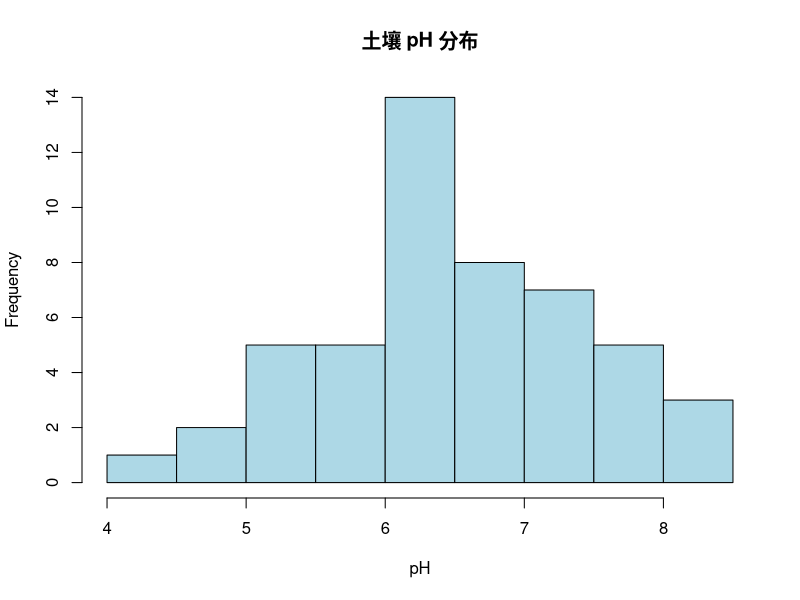
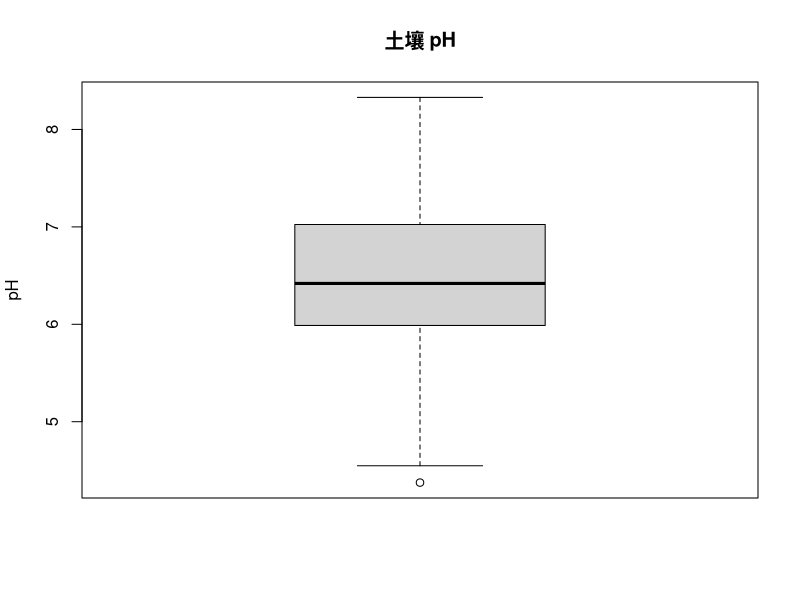
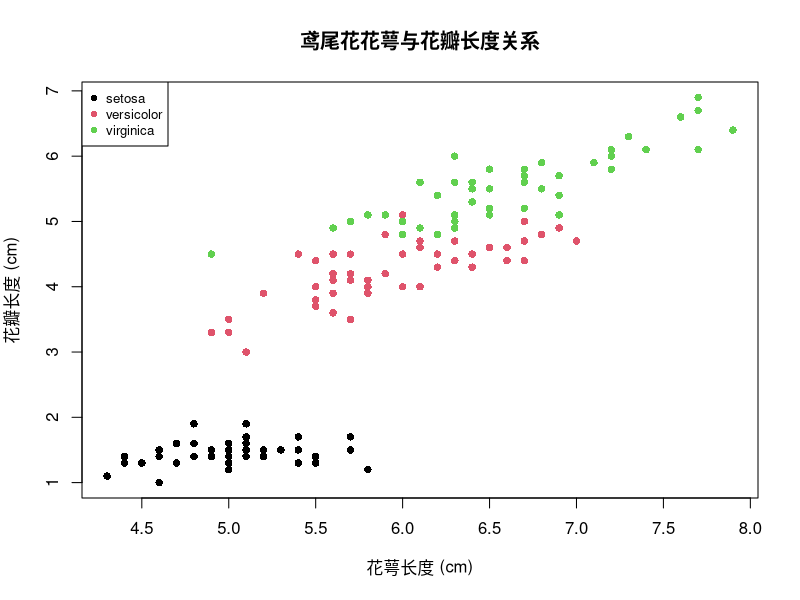

Write R code to recreate these figures, in order. (Note: this script raises an error after producing the figures.)
## ---- chunk 1
# 创建数值型对象
x <- 3.14        # 小数，默认是 numeric
y <- 42L         # 整数，使用 L 后缀
z <- c(5.2, 6.1, 7.3, 5.8)  # 数值向量

# 查看对象类型
class(x)
class(y)
class(z)

# 对数值型执行常见运算
mean(z)          # 计算平均值
sd(z)            # 计算标准差
round(z, 1)      # 保留 1 位小数
## ---- chunk 2
# 创建字符型对象
name <- "广西大学"
species <- '马尾松'     # 单引号和双引号都可以
plot_id <- c("P01", "P02", "P03")

# 查看类型和字符长度
class(name)
class(species)
nchar(name)            # 统计字符数

# 字符串拼接与输出
message_text <- paste("优势树种为", species)
message_text
## ---- chunk 3
is_tree <- TRUE
is_herb <- FALSE
3 > 2              # 比较运算返回逻辑值
## ---- chunk 4
# 数值向量
heights <- c(12.5, 8.3, 15.7, 10.2, 9.8)

# 字符向量
species <- c("马尾松", "杉木", "桉树", "樟树", "楠木")

# 逻辑向量
is_native <- c(TRUE, TRUE, FALSE, TRUE, TRUE)
## ---- chunk 5
# 类型强制转换（coercion）
mixed <- c(1, 2, "three")  # 数值被强制转换为字符
class(mixed)
mixed

# 类型优先级：logical < integer < numeric < character
c(TRUE, 1, 2.5, "text")  # 全部转为字符型

# 命名向量（named vector）
soil_ph <- c(plot1 = 6.5, plot2 = 5.8, plot3 = 7.2)
soil_ph
names(soil_ph)  # 提取名称
soil_ph["plot1"]  # 用名称索引
## ---- chunk 6
# 序列生成
1:10                       # 生成 1 到 10 的整数序列
seq(1, 10, by = 2)         # 指定步长为 2
seq(0, 1, length.out = 5)  # 指定输出长度为 5

# 重复生成
rep(1:3, times = 3)        # 整个向量重复 3 次
rep(1:3, each = 3)         # 每个元素分别重复 3 次
rep(c("A", "B"), times = c(2, 3))  # 不同元素重复不同次数

# 随机数生成
set.seed(123)              # 固定随机种子，保证结果可重复
runif(5, min = 0, max = 10)   # 生成 5 个 0~10 的均匀分布随机数
rnorm(5, mean = 10, sd = 2)   # 生成 5 个正态分布随机数
rpois(5, lambda = 3)          # 生成 5 个泊松分布计数值
## ---- chunk 7
# 模拟 30 个样地的土壤 pH 值
set.seed(2024)
soil_ph <- rnorm(30, mean = 6.2, sd = 0.8)

# 基本统计
cat("平均 pH:", round(mean(soil_ph), 2), "\n")
cat("标准差:", round(sd(soil_ph), 2), "\n")
cat("变异系数:", round(sd(soil_ph) / mean(soil_ph) * 100, 2), "%\n")

# 分类统计
acidic <- sum(soil_ph < 6.5)                    # 酸性土壤数量
neutral <- sum(soil_ph >= 6.5 & soil_ph <= 7.5) # 中性土壤数量
alkaline <- sum(soil_ph > 7.5)                  # 碱性土壤数量

cat("\n土壤类型分布：\n")
cat("酸性:", acidic, "个样地\n")
cat("中性:", neutral, "个样地\n")
cat("碱性:", alkaline, "个样地\n")

# 异常值检测：超出均值 ± 2 倍标准差
outliers <- soil_ph[abs(soil_ph - mean(soil_ph)) > 2 * sd(soil_ph)]
if (length(outliers) > 0) {
  cat("\n检测到异常值:", round(outliers, 2), "\n")
} else {
  cat("\n未检测到异常值\n")
}
## ---- chunk 8
heights <- c(12.5, 8.3, 15.7, 10.2, 9.8)

# 基本运算
heights * 100          # 每个元素乘以 100（cm 转换）
heights + 1            # 每个元素加 1

# 统计函数
mean(heights)          # 平均值
sd(heights)            # 标准差
max(heights)           # 最大值
min(heights)           # 最小值
length(heights)        # 长度
## ---- chunk 9
heights <- c(12.5, 8.3, 15.7, 10.2, 9.8)

heights[1]             # 第 1 个元素（R 从 1 开始计数！）
heights[c(1, 3)]       # 第 1 和第 3 个
heights[heights > 10]  # 筛选大于 10 的元素
## ---- chunk 10
# 创建因子
habitat <- factor(c("森林", "草地", "湿地", "森林", "草地", "森林"))
habitat

# 查看水平
levels(habitat)

# 频次统计
table(habitat)
## ---- chunk 11
# 创建有序因子
soil_depth <- factor(
  c("0-10cm", "10-20cm", "20-30cm", "0-10cm", "10-20cm"),
  levels = c("0-10cm", "10-20cm", "20-30cm"),
  ordered = TRUE
)
soil_depth

# 有序因子支持比较运算
soil_depth[1] < soil_depth[3]  # TRUE：0-10cm < 20-30cm
## ---- chunk 12
# 创建数据框
tree_data <- data.frame(
  species = c("马尾松", "杉木", "桉树", "樟树", "楠木"),
  height = c(12.5, 8.3, 15.7, 10.2, 9.8),
  dbh = c(25.3, 15.8, 32.1, 20.5, 18.7),    # 胸径 (cm)
  native = c(TRUE, TRUE, FALSE, TRUE, TRUE)
)

# 查看数据
tree_data
str(tree_data)     # 查看结构
summary(tree_data) # 描述性统计
## ---- chunk 13
# 数据框的本质
class(tree_data)  # "data.frame"
typeof(tree_data)  # "list"
is.list(tree_data)  # TRUE

# 数据框的属性
names(tree_data)    # 列名
rownames(tree_data) # 行名
dim(tree_data)      # 维度（行数，列数）
nrow(tree_data)     # 行数
ncol(tree_data)     # 列数

# 数据框与矩阵的区别
# 数据框：列可以是不同类型
# 矩阵：所有元素必须是同一类型
## ---- chunk 14
# 方式1：从向量创建（最基础的方法）
species <- c("马尾松", "杉木", "桉树")
height <- c(12.5, 8.3, 15.7)
df1 <- data.frame(species, height)
df1

# 方式2：直接在 data.frame() 中定义列
df2 <- data.frame(
  plot_id = 1:5,
  soil_ph = c(6.5, 5.8, 7.2, 6.1, 5.5),
  organic_matter = c(3.2, 2.8, 4.1, 3.5, 2.9)
)
df2

# 方式3：从矩阵转换
mat <- matrix(1:12, nrow = 4, ncol = 3)
df3 <- as.data.frame(mat)
colnames(df3) <- c("N", "P", "K")
rownames(df3) <- paste0("样地", 1:4)
df3

# 方式4：使用 tibble（tidyverse 推荐）
library(tibble)
df4 <- tibble(
  species = c("马尾松", "杉木", "桉树"),
  height = c(12.5, 8.3, 15.7)
)
df4  # tibble 打印更友好，自动显示数据类型

# 方式5：从列表创建
data_list <- list(
  plot_id = 1:3,
  species = c("马尾松", "杉木", "桉树"),
  dbh = c(25.3, 15.8, 32.1)
)
df5 <- as.data.frame(data_list)
df5

# 方式6：逐列添加（动态构建）
df6 <- data.frame(plot_id = 1:5)
df6$species <- c("马尾松", "杉木", "桉树", "樟树", "楠木")
df6$height <- c(12.5, 8.3, 15.7, 10.2, 9.8)
df6

# 方式7：使用 expand.grid 创建所有组合
df7 <- expand.grid(
  plot = 1:3,
  treatment = c("对照", "施氮", "施磷"),
  layer = c("0-10cm", "10-20cm")
)
df7  # 生成 3 × 3 × 2 = 18 行的完整组合

# 方式8：从其他数据框复制并修改
df8 <- df2
df8$CN_ratio <- df8$organic_matter / 0.5  # 添加新列
df8 <- df8[1:3, ]  # 只保留前 3 行
df8

# 方式9：使用 tribble（行式输入，适合小数据）
library(tibble)
df9 <- tribble(
  ~species,    ~height, ~dbh,
  "马尾松",    12.5,    25.3,
  "杉木",      8.3,     15.8,
  "桉树",      15.7,    32.1
)
df9

# 方式10：读取剪贴板（快速从 Excel 复制）
# df10 <- read.table("clipboard", header = TRUE, sep = "\t")
## ---- chunk 15
tree_data <- data.frame(
  species = c("马尾松", "杉木", "桉树", "樟树", "楠木"),
  height = c(12.5, 8.3, 15.7, 10.2, 9.8),
  dbh = c(25.3, 15.8, 32.1, 20.5, 18.7),
  native = c(TRUE, TRUE, FALSE, TRUE, TRUE)
)

tree_data$height       # 用 $ 访问列
tree_data[1, ]         # 第 1 行
tree_data[, 2]         # 第 2 列
tree_data[1, 2]        # 第 1 行第 2 列
## ---- chunk 16
# 生成示例数据
set.seed(42)  # 设置随机种子，确保可重复
soil_ph <- rnorm(50, mean = 6.5, sd = 0.8)  # 50 个土壤 pH 值

# 描述性统计
mean(soil_ph)          # 平均值
median(soil_ph)        # 中位数
sd(soil_ph)            # 标准差
var(soil_ph)           # 方差
range(soil_ph)         # 范围
quantile(soil_ph)      # 四分位数

# 综合统计
summary(soil_ph)
## ---- chunk 17
set.seed(42)
soil_ph <- rnorm(50, mean = 6.5, sd = 0.8)

# 直方图
hist(soil_ph, main = "土壤 pH 分布", xlab = "pH", col = "lightblue")

# 箱线图
boxplot(soil_ph, main = "土壤 pH", ylab = "pH")
## ---- chunk 18
# 加载数据
data(iris)

# 查看前 6 行
head(iris)

# 数据结构
str(iris)

# 描述性统计
summary(iris)

# 按物种分组统计花瓣长度
# tapply(数据, 分组变量, 函数) —— 对每组分别计算
tapply(iris$Petal.Length, iris$Species, mean)

# 简单散点图
plot(iris$Sepal.Length, iris$Petal.Length,
     col = as.numeric(iris$Species),
     pch = 16,
     xlab = "花萼长度 (cm)",
     ylab = "花瓣长度 (cm)",
     main = "鸢尾花花萼与花瓣长度关系")
legend("topleft", levels(iris$Species),
       col = 1:3, pch = 16, cex = 0.8)
## ---- chunk 19
# 创建列表
field_survey <- list(
  site = "广西大学林场",
  date = "2024-03-15",
  species_count = 15,
  dominant_species = c("马尾松", "杉木", "桉树"),
  coordinates = c(lat = 22.8, lon = 108.3),
  has_water = TRUE
)

# 访问列表元素
field_survey$site              # 用 $ 访问
field_survey[[1]]              # 用 [[ ]] 访问
field_survey[["species_count"]]  # 用名称访问

# 查看列表结构
str(field_survey)
## ---- chunk 20
# 线性回归返回的就是列表
model <- lm(Petal.Length ~ Sepal.Length, data = iris)
class(model)
names(model)  # 查看列表包含哪些元素

# 提取回归系数
model$coefficients

# 提取拟合值
head(model$fitted.values)
## ---- chunk 21
# 创建矩阵
soil_nutrients <- matrix(
  c(12.5, 8.3, 15.7,   # 第一列：氮含量
    2.1, 1.8, 2.5,     # 第二列：磷含量
    8.5, 6.2, 9.1),    # 第三列：钾含量
  nrow = 3,
  ncol = 3,
  byrow = FALSE
)

# 添加行名和列名
rownames(soil_nutrients) <- c("样地1", "样地2", "样地3")
colnames(soil_nutrients) <- c("N", "P", "K")
soil_nutrients

# 矩阵运算
soil_nutrients * 10        # 每个元素乘以 10
rowSums(soil_nutrients)    # 每行求和
colMeans(soil_nutrients)   # 每列求平均
## ---- chunk 22
# 创建物种-样地矩阵（species-site matrix）
# 行：样地，列：物种，值：个体数
set.seed(2024)
community_matrix <- matrix(
  rpois(20, lambda = 5),  # 20个随机计数值
  nrow = 4,
  ncol = 5
)
rownames(community_matrix) <- paste0("样地", 1:4)
colnames(community_matrix) <- c("马尾松", "杉木", "桉树", "樟树", "楠木")
community_matrix

# 矩阵转置（transpose）
t(community_matrix)  # 转换为物种-样地矩阵

# 矩阵乘法
# 计算样地间的相似性矩阵（基于物种组成）
similarity <- community_matrix %*% t(community_matrix)
similarity

# 矩阵的行列操作
rbind(community_matrix, 样地5 = c(3, 7, 2, 5, 4))  # 添加行
cbind(community_matrix, 枫香 = c(6, 4, 8, 5))      # 添加列
## ---- chunk 23
# 计算每个样地的物种丰富度（species richness）
species_richness <- apply(community_matrix, 1, function(x) sum(x > 0))
cat("各样地物种丰富度：\n")
print(species_richness)

# 计算每个物种的出现频率
species_frequency <- apply(community_matrix, 2, function(x) sum(x > 0) / nrow(community_matrix))
cat("\n各物种出现频率：\n")
print(round(species_frequency, 2))

# 计算样地的总个体数
total_abundance <- rowSums(community_matrix)
cat("\n各样地总个体数：\n")
print(total_abundance)
## ---- chunk 24
# if-else 语句
ph_value <- 5.5

if (ph_value < 5.5) {
  soil_type <- "强酸性"
} else if (ph_value < 6.5) {
  soil_type <- "酸性"
} else if (ph_value < 7.5) {
  soil_type <- "中性"
} else {
  soil_type <- "碱性"
}

soil_type
## ---- chunk 25
ph_values <- c(5.2, 6.8, 7.1, 4.9, 6.3)

# ifelse(条件, 真时的值, 假时的值)
soil_types <- ifelse(ph_values < 6.5, "酸性", "中性或碱性")
soil_types

# 多条件判断用 case_when（需要 dplyr 包）
library(dplyr)
soil_types <- case_when(
  ph_values < 5.5 ~ "强酸性",
  ph_values < 6.5 ~ "酸性",
  ph_values < 7.5 ~ "中性",
  TRUE ~ "碱性"
)
soil_types
## ---- chunk 26
# 基本 for 循环:遍历元素
species <- c("马尾松", "杉木", "桉树")

for (sp in species) {
  print(paste("正在处理:", sp))
}

# 用索引循环:更灵活的访问方式
for (i in 1:length(species)) {
  print(paste("第", i, "个物种是:", species[i]))
}

# 累积计算:计算累积和
numbers <- c(5, 10, 15, 20)
cumulative_sum <- 0
for (num in numbers) {
  cumulative_sum <- cumulative_sum + num
  cat("当前累积和:", cumulative_sum, "\n")
}

# 嵌套循环:处理二维数据
plots <- c("P1", "P2")
layers <- c("0-10cm", "10-20cm")
for (plot in plots) {
  for (layer in layers) {
    cat("样地", plot, "土层", layer, "\n")
  }
}
## ---- chunk 27
# 基本 while 循环:计数到 5
count <- 1
while (count <= 5) {
  print(paste("计数:", count))
  count <- count + 1
}

# 条件判断:累积和直到超过阈值
set.seed(2024)
total <- 0
iteration <- 0
threshold <- 50
while (total < threshold) {
  value <- rnorm(1, mean = 10, sd = 3)
  total <- total + value
  iteration <- iteration + 1
  cat("第", iteration, "次迭代,当前累积:", round(total, 2), "\n")
}
cat("达到阈值,共迭代", iteration, "次\n")

# 实用案例:迭代计算直到收敛
x <- 100  # 初始值
tolerance <- 0.01  # 收敛容差
max_iter <- 100
iter <- 0
converged <- FALSE

while (!converged && iter < max_iter) {
  x_new <- sqrt(x)  # 迭代公式
  if (abs(x_new - x) < tolerance) {
    converged <- TRUE
  }
  x <- x_new
  iter <- iter + 1
}

if (converged) {
  cat("收敛于:", round(x, 4), ",迭代", iter, "次\n")
} else {
  cat("未收敛,达到最大迭代次数\n")
}
## ---- chunk 28
# 慢：用循环
x <- 1:1000
result <- numeric(1000)
for (i in 1:1000) {
  result[i] <- x[i] * 2
}

# 快：向量化
result <- x * 2
## ---- chunk 29
# 定义函数
calculate_cv <- function(x) {
  # 计算变异系数 (Coefficient of Variation)
  cv <- (sd(x) / mean(x)) * 100
  return(cv)
}

# 使用函数
heights <- c(12.5, 8.3, 15.7, 10.2, 9.8)
calculate_cv(heights)
## ---- chunk 30
# 函数的基本结构
my_function <- function(arguments) {
  result <- some_calculation
  return(result)
}

# 实用函数：计算标准误（Standard Error）
se <- function(x, na.rm = FALSE) {
  if (na.rm) x <- x[!is.na(x)]
  n <- length(x)
  if (n == 0) return(NA)
  sd(x) / sqrt(n)
}

# 测试函数
data <- c(12.5, 8.3, 15.7, 10.2, 9.8, NA)
se(data, na.rm = TRUE)

# 返回多个值：返回列表
summary_stats <- function(x, na.rm = FALSE) {
  if (na.rm) x <- x[!is.na(x)]
  list(
    n = length(x),
    mean = mean(x),
    sd = sd(x),
    se = sd(x) / sqrt(length(x)),
    min = min(x),
    max = max(x)
  )
}
summary_stats(c(12.5, 8.3, 15.7, 10.2, 9.8))
## ---- chunk 31
# 必需参数 vs 默认参数
required_func <- function(x, y) {
  x + y
}
# required_func(1)  # 错误：缺少参数 y

default_func <- function(x, y = 10) {
  x + y
}
default_func(5)
default_func(5, 20)

# ... 参数
varargs_func <- function(x, ...) {
  args <- list(...)
  cat("主参数 x =", x, "
")
  cat("额外参数数量:", length(args), "
")
}
varargs_func(1, 2, 3, name = "马尾松")

# 参数验证
safe_divide <- function(a, b) {
  if (!is.numeric(a) || !is.numeric(b)) stop("两个参数都必须为数值型")
  if (b == 0) {
    warning("除数为零，返回 Inf")
    return(Inf)
  }
  a / b
}
safe_divide(10, 2)
safe_divide(10, 0)
## ---- chunk 32
# 全局变量 vs 局部变量
global_var <- 10

scope_demo <- function() {
  local_var <- 20
  cat("函数内部：global_var =", global_var, "
")
  cat("函数内部：local_var =", local_var, "
")
}
scope_demo()
cat("函数外部：global_var =", global_var, "
")

# <<- 修改全局变量（谨慎使用）
counter <- 0
increment <- function() {
  counter <<- counter + 1
  return(counter)
}
cat("计数器:", increment(), "
")
cat("计数器:", increment(), "
")
cat("全局变量 counter =", counter, "
")
## ---- chunk 33
# ❌ 不好的实践：使用循环
x <- 1:1000
result <- numeric(1000)
system.time({
  for (i in 1:1000) {
    result[i] <- x[i]^2
  }
})

# ✅ 好的实践：向量化
system.time({
  result <- x^2
})

# 向量化函数示例
# 计算多个样地的 Shannon 多样性指数
shannon_diversity <- function(abundance_matrix) {
  # abundance_matrix: 行为样地，列为物种
  apply(abundance_matrix, 1, function(row) {
    p <- row / sum(row)  # 相对丰度
    p <- p[p > 0]        # 移除 0 值
    -sum(p * log(p))     # Shannon 指数
  })
}

# 测试
set.seed(2024)
community <- matrix(rpois(20, lambda = 5), nrow = 4, ncol = 5)
shannon_diversity(community)
## ---- chunk 34
# 定义函数：计算土壤质量指数
soil_quality_index <- function(ph, organic_matter, nitrogen) {
  # 标准化各指标（0-1）
  ph_score <- ifelse(ph >= 6 & ph <= 7, 1, 
                     ifelse(ph < 6, (ph - 4) / 2, (8 - ph) / 2))
  om_score <- pmin(organic_matter / 5, 1)  # 有机质 > 5% 得满分
  n_score <- pmin(nitrogen / 2, 1)          # 氮含量 > 2% 得满分
  
  # 综合指数（加权平均）
  sqi <- 0.4 * ph_score + 0.3 * om_score + 0.3 * n_score
  
  # 返回详细结果
  data.frame(
    ph = ph,
    organic_matter = organic_matter,
    nitrogen = nitrogen,
    ph_score = round(ph_score, 2),
    om_score = round(om_score, 2),
    n_score = round(n_score, 2),
    sqi = round(sqi, 2),
    quality = case_when(
      sqi >= 0.8 ~ "优",
      sqi >= 0.6 ~ "良",
      sqi >= 0.4 ~ "中",
      TRUE ~ "差"
    )
  )
}

# 批量计算多个样地
set.seed(2024)
soil_data <- data.frame(
  plot_id = 1:10,
  ph = rnorm(10, mean = 6.5, sd = 0.8),
  organic_matter = rnorm(10, mean = 3.5, sd = 1.2),
  nitrogen = rnorm(10, mean = 1.5, sd = 0.5)
)

# 使用向量化函数
soil_results <- soil_quality_index(
  soil_data$ph,
  soil_data$organic_matter,
  soil_data$nitrogen
)

head(soil_results)
## ---- chunk 35
# 方法1:传统的命名函数
square <- function(x) x^2
sapply(1:5, square)

# 方法2:匿名函数(不需要命名)
sapply(1:5, function(x) x^2)

# 方法3:R 4.1+ 简化语法(推荐)
sapply(1:5, \(x) x^2)

# 实际应用1:计算多个统计量
data <- c(12.5, 8.3, 15.7, 10.2, 9.8)
lapply(list(mean, sd, median, IQR), function(f) f(data))

# 实际应用2:对列表的每个元素执行复杂操作
soil_data_list <- list(
  plot1 = c(6.5, 5.8, 6.2),
  plot2 = c(7.1, 6.9, 7.3),
  plot3 = c(5.5, 5.2, 5.8)
)

# 计算每个样地的 pH 统计量
lapply(soil_data_list, function(x) {
  c(mean = mean(x),
    sd = sd(x),
    cv = sd(x) / mean(x) * 100)
})

# 实际应用3:条件转换
species_list <- c("Pinus massoniana", "Cunninghamia lanceolata", "Eucalyptus")
sapply(species_list, function(sp) {
  if (grepl("Pinus", sp)) "松属"
  else if (grepl("Cunninghamia", sp)) "杉属"
  else "其他"
})

# 实际应用4:与 dplyr 配合使用
library(dplyr)
iris %>%
  group_by(Species) %>%
  summarise(across(starts_with("Sepal"),
                   list(mean = \(x) mean(x),
                        cv = \(x) sd(x) / mean(x) * 100)))

# 实际应用5:嵌套匿名函数
data_matrix <- matrix(1:12, nrow = 3, ncol = 4)
apply(data_matrix, 1, function(row) {
  sapply(row, function(x) x^2)
})

# 对比:命名函数 vs 匿名函数
# 命名函数:适合多次使用
calculate_cv <- function(x) sd(x) / mean(x) * 100
cv1 <- calculate_cv(c(10, 12, 15))
cv2 <- calculate_cv(c(20, 22, 25))

# 匿名函数:适合一次性使用
lapply(list(c(10, 12, 15), c(20, 22, 25)),
       \(x) sd(x) / mean(x) * 100)
## ---- chunk 36
library(purrr)

# map 系列函数：更安全的 apply 替代品
data_list <- list(
  plot1 = c(12.5, 8.3, 15.7),
  plot2 = c(10.2, 9.8, 11.3),
  plot3 = c(14.1, 13.5, 12.8)
)

# map_dbl：返回数值向量
map_dbl(data_list, mean)

# map_df：返回数据框
map_df(data_list, ~data.frame(mean = mean(.x), sd = sd(.x)), .id = "plot")

# 嵌套数据处理
iris %>%
  split(.$Species) %>%
  map_df(~summarise(.x, 
                    mean_sepal = mean(Sepal.Length),
                    mean_petal = mean(Petal.Length)),
         .id = "Species")
## ---- chunk 37
# 最简单的调试方法：打印中间结果
my_function <- function(x) {
  cat("输入值:", x, "\n")
  result <- x^2
  cat("计算结果:", result, "\n")
  return(result)
}

my_function(5)
## ---- chunk 38
# 捕获错误并优雅处理
safe_mean <- function(x) {
  tryCatch(
    {
      result <- mean(x)
      return(result)
    },
    error = function(e) {
      cat("错误:", e$message, "\n")
      return(NA)
    },
    warning = function(w) {
      cat("警告:", w$message, "\n")
      return(mean(x, na.rm = TRUE))
    }
  )
}

safe_mean(c(1, 2, 3))      # 正常
safe_mean("text")          # 捕获错误
safe_mean(c(1, 2, NA))     # 捕获警告
## ---- chunk 39
# 使用 stopifnot() 检查前置条件
calculate_diversity <- function(abundance) {
  stopifnot(
    is.numeric(abundance),           # 必须是数值型
    all(abundance >= 0),             # 必须非负
    length(abundance) > 0            # 不能为空
  )
  
  p <- abundance / sum(abundance)
  -sum(p * log(p + 1e-10))  # 避免 log(0)
}

# 测试
calculate_diversity(c(10, 5, 3))  # 正常
# calculate_diversity(c(-1, 5, 3))  # 报错：abundance 必须非负

# 使用 stop() 自定义错误信息
calculate_diversity2 <- function(abundance) {
  if (!is.numeric(abundance)) {
    stop("abundance 必须是数值型向量")
  }
  if (any(abundance < 0)) {
    stop("abundance 不能包含负值")
  }
  
  p <- abundance / sum(abundance)
  -sum(p * log(p + 1e-10))
}
## ---- chunk 40
# 使用 warning() 提示潜在问题
calculate_cv <- function(x) {
  if (any(is.na(x))) {
    warning("数据包含 NA 值，已自动移除")
    x <- x[!is.na(x)]
  }
  
  if (length(x) < 3) {
    warning("样本量过小 (n < 3)，结果可能不可靠")
  }
  
  cv <- (sd(x) / mean(x)) * 100
  return(cv)
}

calculate_cv(c(1, 2, NA))  # 发出警告但继续执行
## ---- chunk 41
process_soil_data <- function(data) {
  # 步骤 1：检查输入
  if (!is.data.frame(data)) stop("输入必须是数据框")
  cat("原始数据行数:", nrow(data), "
")

  # 步骤 2：检查必需列
  required_cols <- c("plot_id", "species", "dbh", "height")
  missing_cols <- setdiff(required_cols, names(data))
  if (length(missing_cols) > 0) {
    stop(paste("缺少必需列:", paste(missing_cols, collapse = ", ")))
  }

  # 步骤 3：异常值检测
  outliers_idx <- abs(data$dbh - mean(data$dbh)) > 3 * sd(data$dbh)
  n_outliers <- sum(outliers_idx, na.rm = TRUE)
  if (n_outliers > 0) {
    warning(paste("检测到", n_outliers, "个异常值"))
  }

  # 步骤 4：计算汇总统计
  result <- aggregate(cbind(dbh, height) ~ species, data = data, FUN = mean)
  return(result)
}

# 测试
set.seed(2024)
test_data <- data.frame(
  plot_id = paste0("P", 1:20),
  species = rep(c("马尾松", "杉木"), each = 10),
  dbh = c(rnorm(10, 25, 5), rnorm(10, 18, 4)),
  height = c(rnorm(10, 15, 3), rnorm(10, 12, 2))
)
test_data$dbh[3] <- 150  # 插入异常值

tryCatch({
  result <- process_soil_data(test_data)
  print(result)
}, error = function(e) cat("错误:", conditionMessage(e), "
"))
## ---- chunk 42
# 创建示例矩阵
soil_data <- matrix(rnorm(15, mean = 10, sd = 2), nrow = 5, ncol = 3)
colnames(soil_data) <- c("N", "P", "K")
rownames(soil_data) <- paste0("样地", 1:5)
soil_data

# apply(数据, 维度, 函数)
# 维度：1 = 行，2 = 列
apply(soil_data, 1, mean)  # 每行的平均值
apply(soil_data, 2, sd)    # 每列的标准差
## ---- chunk 43
# 创建列表
measurements <- list(
  plot1 = c(12.5, 8.3, 15.7),
  plot2 = c(10.2, 9.8, 11.3),
  plot3 = c(14.1, 13.5, 12.8)
)

# 对每个元素计算平均值
lapply(measurements, mean)

# 对每个元素计算长度
lapply(measurements, length)
## ---- chunk 44
# 示例数据：三个样地的土壤 pH 测量值
measurements <- list(
  plot1 = c(6.2, 6.5, 6.3, 6.4),
  plot2 = c(7.1, 7.3, 7.2),
  plot3 = c(5.8, 5.9, 6.0, 6.1, 5.7)
)

# lapply() 返回列表
result_lapply <- lapply(measurements, mean)
class(result_lapply)  # "list"
result_lapply

# sapply() 返回命名向量
result_sapply <- sapply(measurements, mean)
class(result_sapply)  # "numeric"
result_sapply

# sapply() 的结果可以直接用于数值运算
result_sapply + 1  # 所有均值加 1
## ---- chunk 45
# 计算每个样地的平均值 → 返回向量
sapply(measurements, mean)

# 计算每个样地的样本量 → 返回向量
sapply(measurements, length)

# 计算每个样地的标准差 → 返回向量
sapply(measurements, sd)
## ---- chunk 46
# 计算每个样地的汇总统计 → 返回矩阵
result_matrix <- sapply(measurements, summary)
class(result_matrix)  # "matrix"
result_matrix

# 每列对应一个样地，每行对应一个统计量
# 可以方便地提取特定统计量
result_matrix["Mean", ]  # 提取所有样地的均值
result_matrix[, "plot1"]  # 提取 plot1 的所有统计量
## ---- chunk 47
# 当结果长度不一致时，sapply() 退化为列表
irregular_function <- function(x) {
  if (length(x) > 3) return(c(mean(x), sd(x)))
  else return(mean(x))
}

result_irregular <- sapply(measurements, irregular_function)
class(result_irregular)  # "list"（因为结果长度不一致）
## ---- chunk 48
# simplify = TRUE（默认）：尝试简化
sapply(measurements, mean, simplify = TRUE)  # 返回向量

# simplify = FALSE：强制返回列表（等同于 lapply）
sapply(measurements, mean, simplify = FALSE)  # 返回列表

# simplify = "array"：尝试简化为数组
sapply(measurements, summary, simplify = "array")  # 返回矩阵
## ---- chunk 49
# 对 iris 数据集的所有数值列计算均值
iris_numeric <- iris[, 1:4]
sapply(iris_numeric, mean)

# 对比 lapply() 的结果（列表形式，不便于查看）
lapply(iris_numeric, mean)
## ---- chunk 50
# 计算变异系数（CV = sd / mean * 100）
calculate_cv <- function(x) {
  sd(x) / mean(x) * 100
}

sapply(iris_numeric, calculate_cv)
## ---- chunk 51
# 创建多个线性模型
models <- list(
  model1 = lm(Sepal.Length ~ Sepal.Width, data = iris),
  model2 = lm(Petal.Length ~ Petal.Width, data = iris),
  model3 = lm(Sepal.Length ~ Petal.Length, data = iris)
)

# 提取每个模型的 R²
sapply(models, function(m) summary(m)$r.squared)

# 提取每个模型的 AIC
sapply(models, AIC)
## ---- chunk 52
# 当函数返回多个值时，结果是矩阵而非向量
result <- sapply(measurements, summary)
# 错误用法：result[1]（这会提取矩阵的第一个元素，而非第一个样地）
# 正确用法：result[, 1]（提取第一列，即第一个样地的所有统计量）
## ---- chunk 53
# 数据中包含 NA
measurements_na <- list(
  plot1 = c(6.2, 6.5, NA, 6.4),
  plot2 = c(7.1, 7.3, 7.2),
  plot3 = c(5.8, NA, 6.0, 6.1, 5.7)
)

# 错误：未处理 NA，结果包含 NA
sapply(measurements_na, mean)

# 正确：使用 na.rm = TRUE
sapply(measurements_na, mean, na.rm = TRUE)
## ---- chunk 54
# sapply() 会将数据框的每一列作为独立元素处理
# 如果列类型不同（如数值列和字符列混合），结果可能不符合预期
mixed_df <- data.frame(
  numeric_col = 1:5,
  character_col = letters[1:5]
)

# 结果会将字符列转换为因子水平
sapply(mixed_df, class)

# 更安全的做法：先筛选数值列
sapply(mixed_df[sapply(mixed_df, is.numeric)], mean)
## ---- chunk 55
# 性能测试（需要 microbenchmark 包）
library(microbenchmark)

large_list <- replicate(1000, rnorm(100), simplify = FALSE)

microbenchmark(
  lapply = lapply(large_list, mean),
  sapply = sapply(large_list, mean),
  times = 100
)
# 结果显示两者性能相近
## ---- chunk 56
# 按物种分组计算平均花瓣长度
tapply(iris$Petal.Length, iris$Species, mean)

# 按物种分组计算标准差
tapply(iris$Petal.Length, iris$Species, sd)

# 自定义函数
tapply(iris$Petal.Length, iris$Species, function(x) {
  c(mean = mean(x), sd = sd(x), cv = sd(x)/mean(x)*100)
})
## ---- chunk 57
# 创建包含 NA 的数据
soil_ph <- c(6.5, 5.8, NA, 7.2, 6.1, NA, 5.5)

# 检测 NA
is.na(soil_ph)
sum(is.na(soil_ph))  # 统计 NA 个数

# 移除 NA
na.omit(soil_ph)

# 大多数函数需要 na.rm = TRUE 参数
mean(soil_ph)              # 返回 NA
mean(soil_ph, na.rm = TRUE)  # 正确计算

# 替换 NA
soil_ph[is.na(soil_ph)] <- mean(soil_ph, na.rm = TRUE)
soil_ph
## ---- chunk 58
# 创建包含缺失值的数据框
tree_survey <- data.frame(
  plot = 1:10,
  species = c("马尾松", "杉木", "桉树", "樟树", "楠木",
              "马尾松", "杉木", "桉树", "樟树", "楠木"),
  height = c(12.5, 8.3, NA, 10.2, 9.8, 13.1, NA, 15.7, 11.3, 10.5),
  dbh = c(25.3, 15.8, 32.1, NA, 18.7, 26.5, 16.2, NA, 21.8, 19.3)
)

# 查看缺失值模式
summary(tree_survey)

# 完整案例分析（删除任何包含 NA 的行）
complete_data <- na.omit(tree_survey)
nrow(complete_data)

# 按列删除 NA
tree_survey$height[is.na(tree_survey$height)] <-
  mean(tree_survey$height, na.rm = TRUE)
## ---- chunk 59
# 基础字符串操作
species_name <- "Pinus massoniana"

# 字符串长度
nchar(species_name)

# 转换大小写
toupper(species_name)
tolower(species_name)

# 字符串拼接
paste("物种:", species_name)
paste0("plot_", 1:5)  # 无分隔符拼接

# 字符串分割
strsplit(species_name, " ")

# 字符串替换
gsub("massoniana", "elliottii", species_name)
## ---- chunk 60
library(stringr)

# 更直观的函数名
str_length(species_name)
str_to_upper(species_name)
str_split(species_name, " ")
str_replace(species_name, "massoniana", "elliottii")

# 检测模式
species_list <- c("Pinus massoniana", "Cunninghamia lanceolata",
                  "Eucalyptus robusta", "Pinus elliottii")
str_detect(species_list, "Pinus")  # 哪些包含 "Pinus"
str_subset(species_list, "Pinus")  # 提取包含 "Pinus" 的
## ---- chunk 61
# 创建日期
survey_date <- as.Date("2024-03-15")
class(survey_date)

# 日期运算
survey_date + 7  # 7 天后
survey_date - as.Date("2024-01-01")  # 距离年初多少天

# 提取日期成分
format(survey_date, "%Y")  # 年
format(survey_date, "%m")  # 月
format(survey_date, "%d")  # 日
format(survey_date, "%Y年%m月%d日")  # 自定义格式
## ---- chunk 62
library(lubridate)

# 更方便的日期创建
ymd("2024-03-15")
mdy("03/15/2024")
dmy("15-03-2024")

# 提取成分
date <- ymd("2024-03-15")
year(date)
month(date)
day(date)
wday(date, label = TRUE)  # 星期几

# 日期序列
seq(ymd("2024-01-01"), ymd("2024-12-31"), by = "month")
## ---- chunk 63
# 宽格式数据
wide_data <- data.frame(
  plot = 1:3,
  pine = c(10, 15, 12),
  fir = c(8, 12, 10),
  eucalyptus = c(5, 8, 6)
)
wide_data

# 转换为长格式（tidyr 包）
library(tidyr)
long_data <- pivot_longer(
  wide_data,
  cols = c(pine, fir, eucalyptus),
  names_to = "species",
  values_to = "count"
)
long_data

# 长格式转回宽格式
pivot_wider(
  long_data,
  names_from = species,
  values_from = count
)
## ---- chunk 64
# 创建两个数据框
tree_height <- data.frame(
  plot = 1:5,
  species = c("马尾松", "杉木", "桉树", "樟树", "楠木"),
  height = c(12.5, 8.3, 15.7, 10.2, 9.8)
)

tree_diameter <- data.frame(
  plot = 1:5,
  dbh = c(25.3, 15.8, 32.1, 20.5, 18.7),
  age = c(15, 10, 12, 18, 14)
)

# 按列合并（cbind）
cbind(tree_height, tree_diameter[, -1])  # 去掉重复的 plot 列

# 按行合并（rbind）
more_trees <- data.frame(
  plot = 6:7,
  species = c("马尾松", "杉木"),
  height = c(13.2, 9.1)
)
rbind(tree_height, more_trees)

# 数据库式合并（merge）
soil_data <- data.frame(
  plot = c(1, 2, 3, 4, 5),
  ph = c(6.5, 5.8, 7.2, 6.1, 5.5)
)

merge(tree_height, soil_data, by = "plot")
## ---- chunk 65
library(dplyr)

# 内连接：只保留两边都有的
inner_join(tree_height, soil_data, by = "plot")

# 左连接：保留左边所有行
left_join(tree_height, soil_data, by = "plot")

# 完全连接：保留所有行
full_join(tree_height, soil_data, by = "plot")
## ---- chunk 66
# 传统写法：从内向外读，难以理解
result <- round(mean(filter(iris, Species == "setosa")$Sepal.Length), 2)

# 或者需要创建多个中间变量
setosa_data <- filter(iris, Species == "setosa")
setosa_length <- setosa_data$Sepal.Length
setosa_mean <- mean(setosa_length)
result <- round(setosa_mean, 2)
## ---- chunk 67
library(dplyr)

# 管道写法：从上到下读，清晰明了
result <- iris %>%
  filter(Species == "setosa") %>%
  pull(Sepal.Length) %>%
  mean() %>%
  round(2)

result
## ---- chunk 68
# 这两种写法等价
x %>% f()        # 管道写法
f(x)             # 传统写法

# 这两种写法等价
x %>% f(y)       # 管道写法
f(x, y)          # 传统写法

# 使用 . 指定参数位置
x %>% f(y, .)    # 等价于 f(y, x)
## ---- chunk 69
library(dplyr)

# 示例1：数据筛选与汇总
iris %>%
  filter(Species != "setosa") %>%           # 筛选
  mutate(Sepal.Area = Sepal.Length * Sepal.Width) %>%  # 新建列
  group_by(Species) %>%                     # 分组
  summarise(
    mean_area = mean(Sepal.Area),
    sd_area = sd(Sepal.Area),
    n = n()
  ) %>%                                     # 汇总统计
  arrange(desc(mean_area))                  # 排序
## ---- chunk 70
# 创建模拟数据
set.seed(2024)
forest_data <- data.frame(
  plot_id = rep(1:5, each = 10),
  species = rep(c("马尾松", "杉木"), 25),
  dbh = rnorm(50, mean = 20, sd = 5),
  height = rnorm(50, mean = 12, sd = 3)
) %>%
  mutate(
    dbh = round(pmax(dbh, 5), 1),
    height = round(pmax(height, 3), 1)
  )

# 使用管道进行复杂数据处理
forest_summary <- forest_data %>%
  filter(dbh > 10) %>%                      # 筛选胸径 > 10cm 的树木
  mutate(
    biomass = 0.05 * dbh^2 * height,        # 计算生物量
    size_class = case_when(
      dbh < 15 ~ "小径木",
      dbh < 25 ~ "中径木",
      TRUE ~ "大径木"
    )
  ) %>%
  group_by(plot_id, species) %>%            # 按样地和物种分组
  summarise(
    n_trees = n(),
    mean_dbh = mean(dbh),
    mean_height = mean(height),
    total_biomass = sum(biomass),
    .groups = "drop"
  ) %>%
  arrange(plot_id, desc(total_biomass))     # 排序

head(forest_summary, 10)
## ---- chunk 71
# magrittr 管道（需要加载 dplyr 或 magrittr）
iris %>%
  filter(Species == "setosa") %>%
  head(3)

# 原生管道（R 4.1+，无需加载包）
iris |>
  filter(Species == "setosa") |>
  head(3)
## ---- chunk 72
library(dplyr)
library(tidyr)
library(ggplot2)

# === 案例：森林碳储量数据处理 ===

# 步骤1：创建模拟数据
set.seed(2024)
forest_data <- tibble(
  plot_id = rep(1:5, each = 10),
  species = rep(c("马尾松", "杉木"), 25),
  dbh = rnorm(50, mean = 20, sd = 5),
  height = rnorm(50, mean = 12, sd = 3)
) %>%
  mutate(
    dbh = round(pmax(dbh, 5), 1),
    height = round(pmax(height, 3), 1)
  )

# 步骤2：复杂的管道操作
carbon_analysis <- forest_data %>%
  # 1. 筛选有效数据
  filter(dbh > 10, height > 5) %>%
  # 2. 计算生物量和碳储量
  mutate(
    biomass = 0.05 * dbh^2 * height,
    carbon = biomass * 0.5,  # 假设碳含量为 50%
    size_class = case_when(
      dbh < 15 ~ "小径木",
      dbh < 25 ~ "中径木",
      TRUE ~ "大径木"
    )
  ) %>%
  # 3. 按样地和物种分组统计
  group_by(plot_id, species) %>%
  summarise(
    n_trees = n(),
    mean_dbh = mean(dbh),
    mean_height = mean(height),
    total_carbon = sum(carbon),
    .groups = "drop"
  ) %>%
  # 4. 计算每个样地的物种多样性
  group_by(plot_id) %>%
  mutate(
    species_richness = n_distinct(species),
    carbon_proportion = total_carbon / sum(total_carbon)
  ) %>%
  ungroup() %>%
  # 5. 添加碳储量等级
  mutate(
    carbon_class = case_when(
      total_carbon < 50 ~ "低",
      total_carbon < 100 ~ "中",
      TRUE ~ "高"
    )
  ) %>%
  # 6. 排序
  arrange(plot_id, desc(total_carbon))

# 查看结果
print(carbon_analysis)

# === 进阶案例2：数据重塑与可视化 ===
summary_wide <- carbon_analysis %>%
  select(plot_id, species, total_carbon) %>%
  pivot_wider(
    names_from = species,
    values_from = total_carbon,
    values_fill = 0
  ) %>%
  mutate(total = 马尾松 + 杉木)

print(summary_wide)

# === 进阶案例3：多表连接 ===
# 假设有土壤数据
soil_data <- tibble(
  plot_id = 1:5,
  soil_pH = c(6.5, 5.8, 7.2, 6.1, 5.5),
  soil_carbon = c(18.5, 15.2, 22.3, 17.8, 14.5)
)

# 整合森林和土壤数据
integrated_data <- carbon_analysis %>%
  group_by(plot_id) %>%
  summarise(
    total_tree_carbon = sum(total_carbon),
    mean_dbh = mean(mean_dbh),
    .groups = "drop"
  ) %>%
  left_join(soil_data, by = "plot_id") %>%
  mutate(
    total_carbon = total_tree_carbon + soil_carbon,
    tree_carbon_ratio = total_tree_carbon / total_carbon
  )

print(integrated_data)

# === 进阶案例4：条件分组与嵌套操作 ===
nested_analysis <- forest_data %>%
  mutate(biomass = 0.05 * dbh^2 * height) %>%
  group_by(plot_id, species) %>%
  nest() %>%
  mutate(
    model = map(data, ~lm(biomass ~ dbh, data = .x)),
    r_squared = map_dbl(model, ~summary(.x)$r.squared)
  ) %>%
  select(plot_id, species, r_squared) %>%
  arrange(desc(r_squared))

print(nested_analysis)
## ---- chunk 73
# 示例数据
sample_ids <- c("Plot_A_01", "Plot_B_02", "Plot_A_03",
                "Plot_C_01", "Plot_B_04")

# 提取样地编号
str_extract(sample_ids, "[A-C]")

# 提取数字
str_extract(sample_ids, "\\d+")

# 替换模式
str_replace(sample_ids, "Plot_", "样地")

# 检测模式
str_detect(sample_ids, "A")
## ---- chunk 74
# 创建模拟数据
set.seed(123)
forest_data <- data.frame(
  plot_id = rep(1:10, each = 5),
  species = rep(c("马尾松", "杉木", "桉树", "樟树", "楠木"), 10),
  height = rnorm(50, mean = 12, sd = 3),
  dbh = rnorm(50, mean = 20, sd = 5),
  crown_width = rnorm(50, mean = 4, sd = 1)
) %>%
  mutate(
    height = round(pmax(height, 5), 1),  # 确保高度 >= 5
    dbh = round(pmax(dbh, 10), 1),       # 确保胸径 >= 10
    crown_width = round(pmax(crown_width, 2), 1)
  )

# 数据探索
head(forest_data)
summary(forest_data)

# 按物种统计
species_stats <- forest_data %>%
  group_by(species) %>%
  summarise(
    n = n(),
    mean_height = mean(height),
    sd_height = sd(height),
    mean_dbh = mean(dbh),
    sd_dbh = sd(dbh)
  ) %>%
  arrange(desc(mean_height))

species_stats

# 计算生物量（简化公式）
forest_data <- forest_data %>%
  mutate(
    biomass = 0.05 * dbh^2 * height  # 简化的生物量估算公式
  )

# 按样地汇总
plot_summary <- forest_data %>%
  group_by(plot_id) %>%
  summarise(
    total_biomass = sum(biomass),
    mean_height = mean(height),
    species_richness = n_distinct(species)
  )

head(plot_summary)

# 可视化
par(mfrow = c(2, 2))  # 2x2 图形布局

# 1. 物种高度分布
boxplot(height ~ species, data = forest_data,
        main = "不同物种的高度分布",
        xlab = "物种", ylab = "高度 (m)",
        las = 2, col = "lightblue")

# 2. 高度与胸径关系
plot(forest_data$dbh, forest_data$height,
     col = as.numeric(factor(forest_data$species)),
     pch = 16,
     xlab = "胸径 (cm)", ylab = "高度 (m)",
     main = "高度-胸径关系")
legend("topleft", levels(factor(forest_data$species)),
       col = 1:5, pch = 16, cex = 0.7)

# 3. 样地生物量分布
barplot(plot_summary$total_biomass,
        names.arg = plot_summary$plot_id,
        main = "各样地总生物量",
        xlab = "样地编号", ylab = "生物量",
        col = "darkgreen")

# 4. 生物量直方图
hist(forest_data$biomass,
     main = "单株生物量分布",
     xlab = "生物量", col = "orange",
     breaks = 20)

par(mfrow = c(1, 1))  # 恢复默认布局
## ---- chunk 75
# === 向量索引越界 ===
x <- c(1, 2, 3)

# 情况1：访问超出长度的索引（返回 NA，不报错）
result1 <- x[5]
print(result1)  # 输出: NA

# 情况2：访问索引 0（返回空向量）
result2 <- x[0]
print(result2)  # 输出: numeric(0)

# 情况3：负索引（排除元素）
result3 <- x[-1]
print(result3)  # 输出: 2 3

# === 数据框索引越界 ===
df <- data.frame(a = 1:3, b = 4:6)

# 情况4：访问不存在的列（报错）
# df[, 5]  # Error: undefined columns selected

# 情况5：访问不存在的行（返回 NA）
result5 <- df[5, ]
print(result5)  # 输出: NA NA

# === 预防措施 ===

# 方法1：检查对象长度/维度
cat("向量长度:", length(x), "\n")
cat("数据框维度:", nrow(df), "行,", ncol(df), "列\n")

# 方法2：使用安全的索引方式
safe_index <- function(vec, idx) {
  if (idx > 0 && idx <= length(vec)) {
    return(vec[idx])
  } else {
    warning("索引超出范围")
    return(NA)
  }
}

result <- safe_index(x, 5)
print(result)

# 方法3：在循环前检查长度
for (i in 1:length(x)) {  # 正确：使用 length(x)
  print(x[i])
}

# 方法4：使用 dplyr 的安全函数
library(dplyr)
df %>% select(a, b)  # 明确指定列名，避免索引错误
## ---- chunk 76
# 场景1：批量处理样地数据时索引错误
set.seed(2024)
soil_data <- data.frame(
  plot_id = 1:20,
  pH = rnorm(20, mean = 6.5, sd = 0.8),
  SOC = rnorm(20, mean = 18, sd = 5)
)

# ❌ 错误：硬编码循环次数
# for (i in 1:25) {  # 只有 20 个样地，但循环 25 次
#   cat("样地", i, "pH =", soil_data$pH[i], "\n")
# }

# ✅ 正确：使用 nrow() 动态获取行数
for (i in 1:nrow(soil_data)) {
  cat("样地", i, "pH =", soil_data$pH[i], "\n")
}

# 场景2：访问不存在的列
# ❌ 错误：列名拼写错误
# mean_TN <- mean(soil_data$TN)  # Error: 列 TN 不存在

# ✅ 正确：先检查列是否存在
if ("TN" %in% names(soil_data)) {
  mean_TN <- mean(soil_data$TN)
} else {
  cat("警告: 列 TN 不存在\n")
  mean_TN <- NA
}

# 场景3：子集化后索引失效
alkaline_plots <- soil_data[soil_data$pH > 7, ]
cat("碱性样地数量:", nrow(alkaline_plots), "\n")

# ✅ 正确：使用实际行数
if (nrow(alkaline_plots) > 0) {
  for (i in 1:nrow(alkaline_plots)) {
    print(alkaline_plots[i, ])
  }
}
## ---- chunk 77
# ❌ 错误示例
x <- c(1, 2, 3)
y <- c(10, 20)
# x + y  # Warning: longer object length is not a multiple of shorter object length

# ✅ 解决方案
# 1. 确保向量长度一致
x <- c(1, 2, 3)
y <- c(10, 20, 30)
x + y

# 2. 使用循环补齐（R 会自动循环，但要小心）
x <- c(1, 2, 3, 4)
y <- c(10, 20)  # 会循环为 c(10, 20, 10, 20)
x + y  # 结果：11, 22, 13, 24

# 3. 明确处理长度不一致的情况
if (length(x) != length(y)) {
  warning("向量长度不一致")
  # 截断到较短的长度
  min_len <- min(length(x), length(y))
  x <- x[1:min_len]
  y <- y[1:min_len]
}
## ---- chunk 78
# ❌ 错误示例
df <- data.frame(
  species = c("马尾松", "杉木", "桉树"),
  stringsAsFactors = TRUE  # 旧版 R 默认行为
)
class(df$species)  # "factor"
# df$species[1] <- "樟树"  # 可能产生 NA（如果 "樟树" 不在原有水平中）

# ✅ 解决方案
# 1. 使用 stringsAsFactors = FALSE（R 4.0+ 默认）
df <- data.frame(
  species = c("马尾松", "杉木", "桉树"),
  stringsAsFactors = FALSE
)
class(df$species)  # "character"
df$species[1] <- "樟树"  # 正常工作

# 2. 或者使用 tibble（推荐）
library(tibble)
df <- tibble(
  species = c("马尾松", "杉木", "桉树")
)
class(df$species)  # "character"

# 3. 转换因子为字符
df$species <- as.character(df$species)
## ---- chunk 79
# ❌ 错误示例
x <- "10"
y <- 5
# x + y  # Error: non-numeric argument to binary operator

# ✅ 解决方案
# 1. 显式类型转换
x <- as.numeric("10")
y <- 5
x + y

# 2. 检查数据类型
class(x)
is.numeric(x)

# 3. 批量转换数据框中的列
df <- data.frame(
  a = c("1", "2", "3"),
  b = c("4", "5", "6")
)
df[] <- lapply(df, as.numeric)  # 转换所有列为数值型
str(df)
## ---- chunk 80
# ❌ 错误示例
x <- c(1, 2, NA, 4, 5)
mean(x)  # 返回 NA

# ✅ 解决方案
# 1. 使用 na.rm = TRUE
mean(x, na.rm = TRUE)

# 2. 提前移除 NA
x_clean <- x[!is.na(x)]
mean(x_clean)

# 3. 使用 na.omit()
x_clean <- na.omit(x)
mean(x_clean)

# 4. 检查 NA 的位置
which(is.na(x))

# 5. 统计 NA 的数量
sum(is.na(x))
## ---- chunk 81
# 创建包含常见问题的数据
set.seed(2024)
problematic_data <- data.frame(
  plot_id = c(1, 2, 3, 4, 5),
  species = c("马尾松", "杉木", NA, "桉树", "樟树"),
  dbh = c("20.5", "15.8", "25.3", "invalid", "18.7"),  # 字符型
  height = c(12.5, NA, 15.7, 10.2, 9.8),
  count = c(10, 5, 3, -2, 8)  # 包含负值
)

# 问题诊断与修复
diagnose_and_fix <- function(data) {
  cat("=== 数据诊断 ===\n")
  
  # 1. 检查数据结构
  cat("\n1. 数据结构：\n")
  str(data)
  
  # 2. 检查缺失值
  cat("\n2. 缺失值统计：\n")
  print(colSums(is.na(data)))
  
  # 3. 检查数据类型
  cat("\n3. 数据类型问题：\n")
  if (!is.numeric(data$dbh)) {
    cat("- dbh 列不是数值型\n")
  }
  
  # 4. 修复数据
  cat("\n=== 数据修复 ===\n")
  
  # 转换 dbh 为数值型（无效值变为 NA）
  data$dbh <- suppressWarnings(as.numeric(data$dbh))
  cat("- 已转换 dbh 为数值型\n")
  
  # 移除包含 NA 的行
  data_clean <- na.omit(data)
  cat("- 已移除包含 NA 的行：", nrow(data) - nrow(data_clean), "行\n")
  
  # 移除负值
  data_clean <- data_clean[data_clean$count >= 0, ]
  cat("- 已移除负值\n")
  
  cat("\n=== 修复后数据 ===\n")
  print(data_clean)
  
  return(data_clean)
}

clean_data <- diagnose_and_fix(problematic_data)
